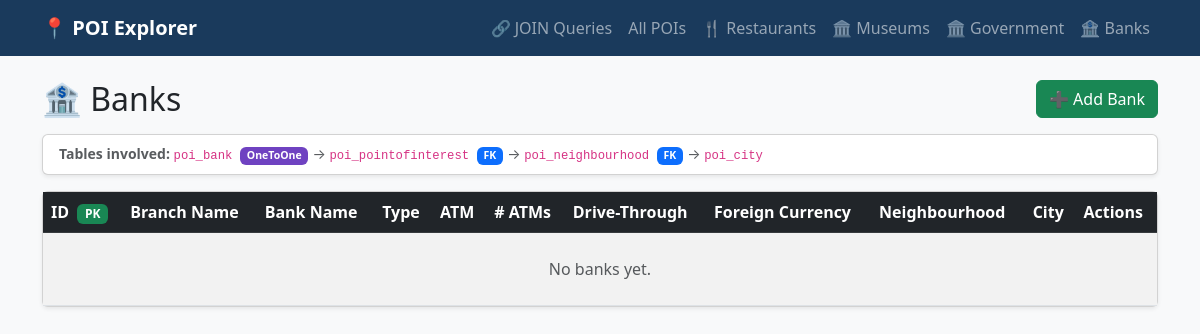
The app's page /banks/, older data.
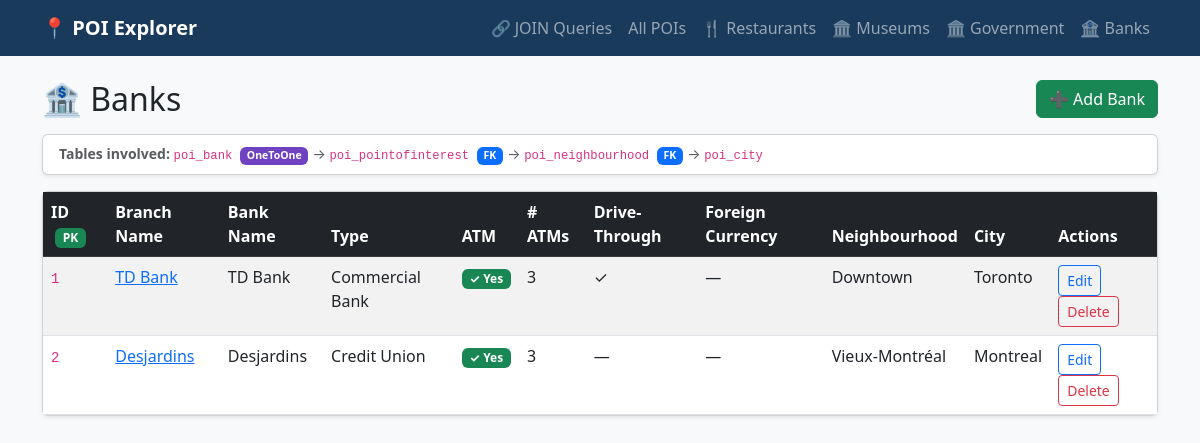
The same page, newer data.
### poi/models.py (models this page shows, shortened)
class Bank(models.Model):
    BANK_TYPES = [
        ('commercial', 'Commercial Bank'),
        ('credit_union', 'Credit Union'),
        ('investment',  'Investment Bank'),
        ('central',     'Central Bank'),
        ('savings',     'Savings Bank'),
    ]
    poi           = models.OneToOneField(
        PointOfInterest,
        on_delete=models.CASCADE,
        related_name='bank'
    )
    bank_name     = models.CharField(max_length=200)
    bank_type     = models.CharField(max_length=20, choices=BANK_TYPES, default='commercial')
    swift_code    = models.CharField(max_length=11, blank=True)
    has_atm       = models.BooleanField(default=True)
    num_atms      = models.PositiveSmallIntegerField(default=1)
    drive_through = models.BooleanField(default=False)
    accepts_foreign_currency = models.BooleanField(default=False)

class PointOfInterest(models.Model):
    POI_TYPES = [
        ('restaurant', 'Restaurant'),
        ('museum',     'Museum'),
        ('government', 'Government'),
        ('bank',       'Bank'),
    ]
    name          = models.CharField(max_length=200)
    latitude      = models.DecimalField(max_digits=9, decimal_places=6)
    longitude     = models.DecimalField(max_digits=9, decimal_places=6)
    address       = models.CharField(max_length=300, blank=True)
    phone         = models.CharField(max_length=30,  blank=True)
    website       = models.URLField(blank=True)
    poi_type      = models.CharField(max_length=20, choices=POI_TYPES)
    neighbourhood = models.ForeignKey(
        Neighbourhood,
        on_delete=models.SET_NULL,
        null=True, blank=True,
        related_name='points_of_interest'
    )
    created_at    = models.DateTimeField(auto_now_add=True)
    updated_at    = models.DateTimeField(auto_now=True)
    class Meta:
        verbose_name        = "Point of Interest"
        verbose_name_plural = "Points of Interest"

class Neighbourhood(models.Model):
    name = models.CharField(max_length=100)
    city = models.ForeignKey(
        City,
        on_delete=models.CASCADE,
        related_name='neighbourhoods'
    )

class City(models.Model):
    name    = models.CharField(max_length=100)
    country = models.CharField(max_length=100)
    class Meta:
        verbose_name_plural = "Cities"

### poi/views.py (the view)
# urls.py: path('banks/',                    views.bank_list,   name='bank_list'),
def bank_list(request):
    qs = Bank.objects.select_related('poi', 'poi__neighbourhood__city')
    return render(request, 'poi/bank_list.html', {'banks': qs})

### poi/templates/poi/bank_list.html (shortened to what this page needs)
{% extends "poi/base.html" %}
{% block content %}
<div class="d-flex justify-content-between align-items-center mb-3">
  <h2 class="mb-0">🏦 Banks</h2>
  <a href="{% url 'poi:bank_create' %}" class="btn btn-success">➕ Add Bank</a>
</div>
<div class="card shadow-sm mb-3">
  <div class="card-body py-2 px-3 small text-muted">
    <strong>Tables involved:</strong>
    <code>poi_bank</code>
    <span class="badge bg-purple text-white mx-1" style="background:#6f42c1!important">OneToOne</span>→
    <code>poi_pointofinterest</code>
    <span class="badge bg-primary mx-1">FK</span>→
    <code>poi_neighbourhood</code>
    <span class="badge bg-primary mx-1">FK</span>→
    <code>poi_city</code>
  </div>
</div>
<div class="card shadow-sm">
  <div class="card-body p-0">
    <div class="table-responsive">
      <table class="table table-striped table-hover mb-0">
        <thead class="table-dark">
          <tr>
            <th>ID <span class="badge bg-success ms-1">PK</span></th>
            <th>Branch Name</th>
            <th>Bank Name</th>
            <th>Type</th>
            <th>ATM</th>
            <th># ATMs</th>
            <th>Drive-Through</th>
            <th>Foreign Currency</th>
            <th>Neighbourhood</th>
            <th>City</th>
            <th>Actions</th>
          </tr>
        </thead>
        <tbody>
          {% for b in banks %}
          <tr>
            <td><code>{{ b.pk }}</code></td>
            <td><a href="{% url 'poi:poi_detail' b.poi.pk %}">{{ b.poi.name }}</a></td>
            <td>{{ b.bank_name }}</td>
            <td>{{ b.get_bank_type_display }}</td>
            <td>{% if b.has_atm %}<span class="badge bg-success">✓ Yes</span>{% else %}<span class="badge bg-secondary">✗ No</span>{% endif %}</td>
            <td>{{ b.num_atms }}</td>
            <td>{% if b.drive_through %}✓{% else %}—{% endif %}</td>
            <td>{% if b.accepts_foreign_currency %}✓{% else %}—{% endif %}</td>
            <td>{{ b.poi.neighbourhood.name|default:"—" }}</td>
            <td>{{ b.poi.neighbourhood.city.name|default:"—" }}</td>
            <td>
              <a href="{% url 'poi:bank_edit' b.pk %}" class="btn btn-sm btn-outline-primary me-1">Edit</a>
              <a href="{% url 'poi:bank_delete' b.pk %}" class="btn btn-sm btn-outline-danger">Delete</a>
            </td>
          </tr>
          {% empty %}
          <tr><td colspan="11" class="text-center text-muted py-4">No banks yet.</td></tr>
          {% endfor %}
        </tbody>
      </table>
    </div>
  </div>
</div>
{% endblock %}

Row changes from the older to the newer data that the page shows:
added Bank: pk "1", poi.name "TD Bank", bank_name "TD Bank", bank_type "Commercial Bank", has_atm "✓ Yes", num_atms "3", poi.neighbourhood.name "Downtown", poi.neighbourhood.city.name "Toronto"
added Bank: pk "2", poi.name "Desjardins", bank_name "Desjardins", bank_type "Credit Union", has_atm "✓ Yes", num_atms "3", poi.neighbourhood.name "Vieux-Montréal", poi.neighbourhood.city.name "Montreal"
Text that changed along with them:
text no longer shown: "No banks yet."
